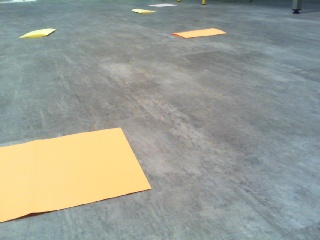
#> input picture frames/frame_20260216_132432.jpg, 320 x 240 px, given in place of the camera
$ python traitement.py
#> lines starting #> are read from the running program, lines starting #| are printed output that depends on the picture; after the words box and inside, x2 and y2 are one past the last pixel; in counts of white or black regions, pixels touching at a corner belong together
### Hardware/camera.py
import cv2 as cv

class Camera:
    def __init__(self, camId=0,
                 width=640,
                 height=480,
                 fps=30) -> None:
        self.cap = cv.VideoCapture(camId)
        self.configure(width, height, fps)

    def configure(self, width=None, height=None, fps=None):
        if width is not None:
            self.cap.set(cv.CAP_PROP_FRAME_WIDTH, width)
        if height is not None:
            self.cap.set(cv.CAP_PROP_FRAME_HEIGHT, height)
        if fps is not None:
            self.cap.set(cv.CAP_PROP_FPS, fps)

    def get_frame(self):
        ret, frame = self.cap.read()
#> frame is the input picture: shape (240, 320, 3); mean B, G, R 148.3, 157.7, 153.9
        if not ret:
            return None
        return frame

    def release(self):
        self.cap.release()

### Perception/traitement.py
#Aplatir()
#DetectObstacle
#DetectCible
#binToObject()

import io
import numpy as np
import matplotlib
from Hardware.camera import Camera

matplotlib.use('agg')
import matplotlib.pyplot as plt
import cv2 as cv
#from sklearn import linear_model

def Aplatir(image):
    imglinit = cv.imread(image)


def DetectObstacle(image, color_lower, color_upper):
    hsv_img = cv.cvtColor(image, cv.COLOR_BGR2HSV)
    mask = cv.inRange(hsv_img, np.array(color_lower), np.array(color_upper))

    kernel = np.ones((5, 5), np.uint8)
    mask = cv.morphologyEx(mask, cv.MORPH_OPEN, kernel) # Supprime le bruit
    mask = cv.morphologyEx(mask, cv.MORPH_CLOSE, kernel) # Comble les trous

    return mask


def histogramme(image):
    filtered = cv.bilateralFilter(image, d=20, sigmaColor=19, sigmaSpace=19)
    hsv = cv.cvtColor(filtered, cv.COLOR_BGR2HSV_FULL)
#> hsv: shape (240, 320, 3); mean H, S, V 95.6, 34.3, 164.2

    plt.figure()
    colors = ('r', 'g', 'b')
    labels = ('h', 's', 'v')

    for i, col in enumerate(colors):
        hist = cv.calcHist([hsv], [i], None, [256], [0, 256])
        plt.plot(hist, color=col, label=labels[i])
        plt.xlim([0, 256])

    plt.legend()

    buf = io.BytesIO()
    plt.savefig(buf, format='png') # Sauvegarde dans le buffer RAM
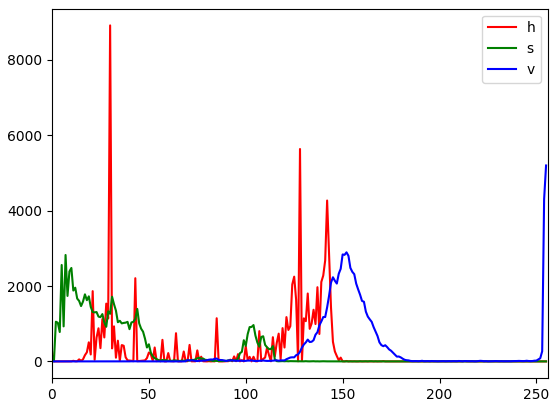
#> figure drawn by matplotlib, 1 panel; curve peaks at x = 30, y = 8914; curve peaks at x = 7, y = 2823; curve peaks at x = 255, y = 5198
    buf.seek(0)

    img_arr = np.frombuffer(buf.getvalue(), dtype=np.uint8)
    buf.close()
    plt.close()

    res_img = cv.imdecode(img_arr, cv.IMREAD_COLOR)
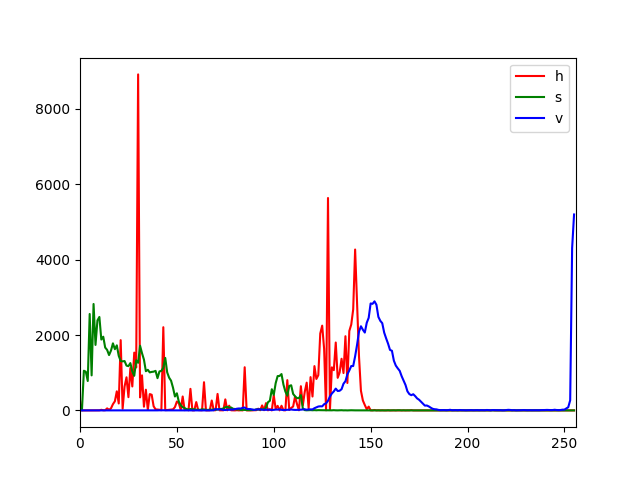
#> res_img: shape (480, 640, 3); mean B, G, R 246.8, 246, 249.5
    return res_img


def contourDetection(img):

    # Conversion to grayscale
    gray = cv.cvtColor(img, cv.COLOR_BGR2GRAY)
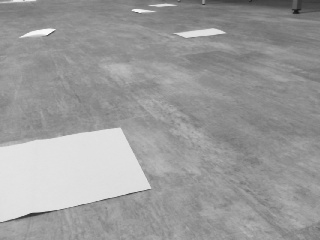
#> gray: shape (240, 320); min 22, max 251, mean 155.5

    # Blurr
    blur = cv.GaussianBlur(gray, (5,5), 0)

    # Find Canny edges
    edged = cv.Canny(blur, 30, 200)
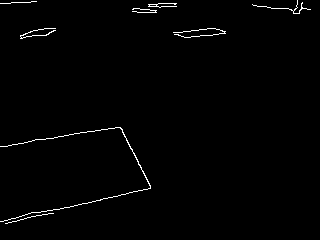
#> edged: shape (240, 320); 1.1% white in thin lines or dots
    cv.imshow('Canny', edged)

    # Finding Contours
    contours, hierarchy = cv.findContours(edged, cv.RETR_TREE, cv.CHAIN_APPROX_SIMPLE)
#> contours = 9 contours, 8 with area under 20; largest, box (x1, y1, x2, y2) and area: (0, 127, 151, 222) 29
    #cv.RETR_EXTERNAL, cv.CHAIN_APPROX_NONE
    #cv.RETR_TREE, cv.CHAIN_APPROX_SIMPLE
    print("Number of Contours found = " + str(len(contours)))
#| Number of Contours found = 9

    # Draw all contours (i.e -1)
    cv.drawContours(img, contours, -1, (0, 255, 0), 3)
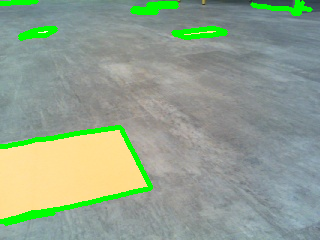
#> img: shape (240, 320, 3); 4.85% of pixels changed, all inside (x1, y1, x2, y2) = (0, 0, 313, 226)

    cv.namedWindow('Contours', cv.WINDOW_NORMAL)
    cv.imshow('Contours', img)

if __name__ == "__main__":
    cam = Camera()
    frame = cam.get_frame()

    if frame is not None:
        # 1. Affichage de l'image originale
        cv.imshow('Frame', frame)

        # 2. Test de l'Histogramme
        img_hist = histogramme(frame)
        cv.imshow('Histogramme en direct', img_hist)

        # ---------------------------------------------------------
        # 3. TEST DE DÉTECTION DE CONTOURS
        # ---------------------------------------------------------
        print("Lancement de la détection de contours...")
        # On passe une copie pour ne pas gribouiller sur l'image originale
        frame_contours = frame.copy()
        contourDetection(frame_contours)

        # 4. TEST DE DETECT OBSTACLE
        lower_val = [5, 100, 0]
        upper_val = [25, 200, 255]
        mask_obstacle = DetectObstacle(frame, lower_val, upper_val)
#> in DetectObstacle, `hsv_img = cv.cvtColor(image, cv.COLOR_BGR2HSV)`: hsv_img: shape (240, 320, 3); mean H, S, V 67.8, 34.9, 164.4
#> in DetectObstacle, `mask = cv.inRange(hsv_img, np.array(color_lower), np.array(color_upper))`: mask: shape (240, 320); 11.3% white; 13 white regions (9 under 20 px), largest, box (x1, y1, x2, y2) and area: (0, 129, 150, 222) 8395, (0, 153, 17, 174) 111, (173, 31, 212, 38) 97, (0, 148, 11, 155) 26
#> in DetectObstacle, `mask = cv.morphologyEx(mask, cv.MORPH_OPEN, kernel)`:
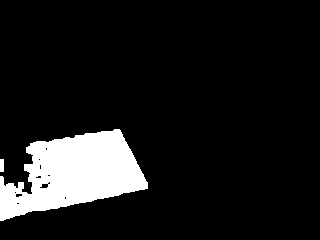
#> mask: shape (240, 320); 10.6% white; 2 white regions, box (x1, y1, x2, y2) and area: (0, 129, 148, 221) 8075, (0, 159, 4, 172) 52
#> in DetectObstacle, `mask = cv.morphologyEx(mask, cv.MORPH_CLOSE, kernel)`:
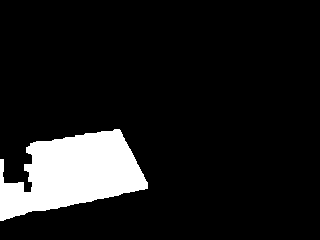
#> mask: shape (240, 320); 10.7% white; 1 white region, box (x1, y1, x2, y2) and area: (0, 129, 148, 221) 8254
        cv.imshow('Masque Obstacle', mask_obstacle)

        cv.waitKey(0)

    cam.release()
    cv.destroyAllWindows()

$ run again, on frames/frame_20260216_132438.jpg
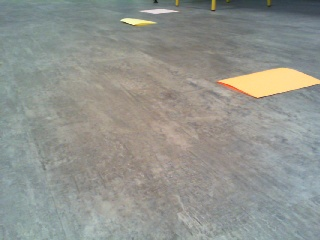
#> input picture frames/frame_20260216_132438.jpg, 320 x 240 px, given in place of the camera
#> in get_frame, frame is the input picture: shape (240, 320, 3); mean B, G, R 142.3, 148, 145.7
#> hsv: shape (240, 320, 3); mean H, S, V 78.4, 25, 152.3
#> in contourDetection, `edged = cv.Canny(blur, 30, 200)`:
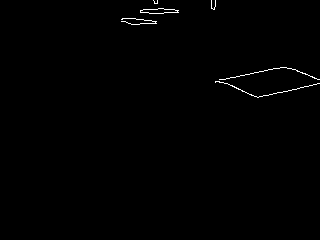
#> edged: shape (240, 320); 0.53% white in thin lines or dots, all inside (x1, y1, x2, y2) = (121, 0, 320, 98)
#> contours = 7 contours, 5 with area under 20; largest, box (x1, y1, x2, y2) and area: (140, 8, 179, 14) 128, (140, 8, 178, 14) 125
#| Number of Contours found = 7
#> img: shape (240, 320, 3); 2.39% of pixels changed, all inside (x1, y1, x2, y2) = (119, 0, 320, 100)
#> hsv_img: shape (240, 320, 3); mean H, S, V 55.6, 25.6, 152.6
#> in DetectObstacle, `mask = cv.morphologyEx(mask, cv.MORPH_OPEN, kernel)`:
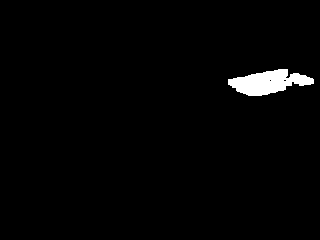
#> mask: shape (240, 320); 1.8% white; 1 white region, box (x1, y1, x2, y2) and area: (228, 69, 314, 96) 1383
